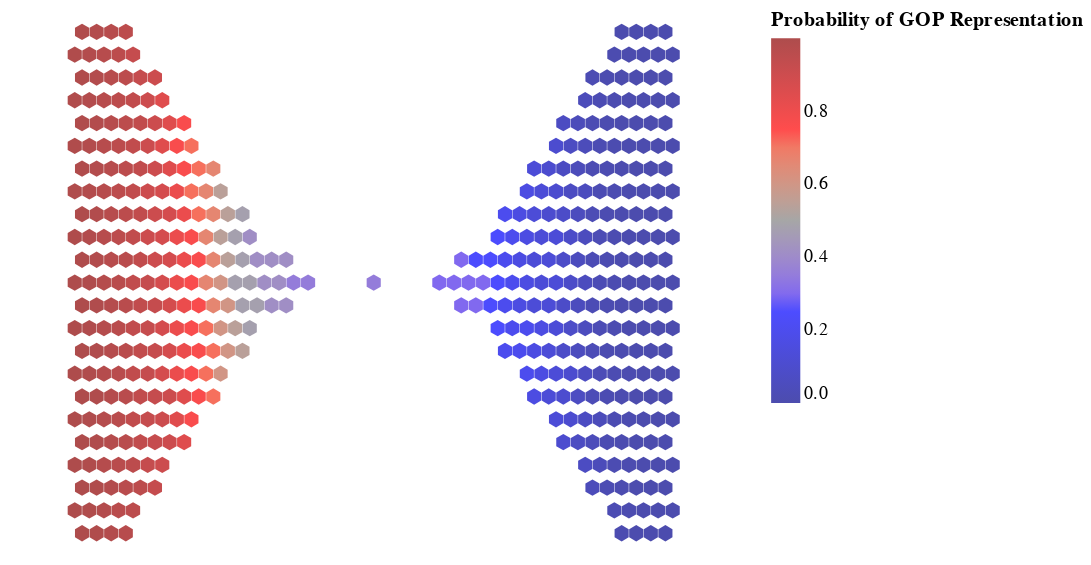

Here is the notebook cell this chart was saved with:
### Code cell
get_viz(2022,"Democratic","Median")

### Figure 1 — Vega-Lite specification as saved in the notebook (floating-point values rounded to 4 significant figures; data arrays with more than 128 entries replaced by an {"elided": "..."} marker saying what was removed)
{"config": {"view": {"continuousWidth": 400, "continuousHeight": 300, "strokeWidth": 0}, "point": {"filled": true, "shape": "M0,-2.3094010768L2,-1.1547005384 2,1.1547005384 0,2.3094010768 -2,1.1547005384 -2,-1.1547005384Z", "size": 15}}, "data": {"name": "data-641d5ac92aec131deb7edfaa67b84e9c"}, "mark": "point", "encoding": {"color": {"field": "prob", "legend": {"title": "Probability of GOP Representation"}, "scale": {"range": ["darkblue", "blue", "grey", "red", "darkred"]}, "type": "quantitative"}, "tooltip": [{"field": "ST#", "title": "District", "type": "nominal"}, {"field": "PVI", "title": "PVI", "type": "nominal"}, {"field": "prob", "title": "Prob GOP", "type": "quantitative"}], "x": {"axis": null, "field": "X", "type": "quantitative"}, "y": {"axis": null, "field": "Y", "type": "quantitative"}}, "$schema": "https://vega.github.io/schema/vega-lite/v4.17.0.json", "datasets": {"data-641d5ac92aec131deb7edfaa67b84e9c": {"elided": "435 records"}}}
